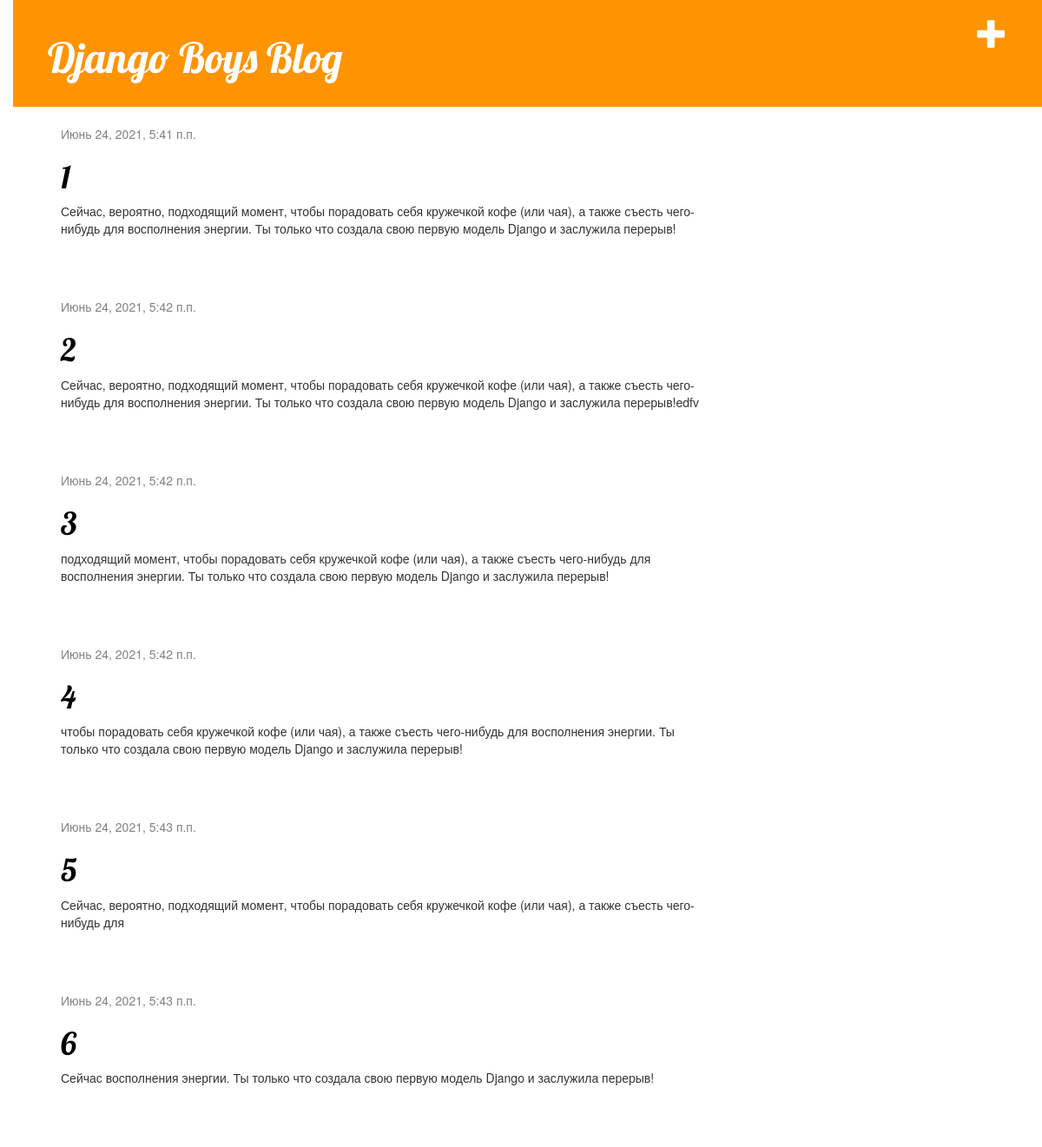
The page / on the database its author committed.
### blog/models.py (models this page shows, shortened)
class Post(models.Model):
    author = models.ForeignKey(settings.AUTH_USER_MODEL, on_delete=models.CASCADE)
    title = models.CharField(max_length=200)
    text = models.TextField()
    created_date = models.DateTimeField(default=timezone.now)
    published_date = models.DateTimeField(blank=True, null=True)

### blog/views.py (the view)
# urls.py: path('', views.post_list, name='post_list'),
def post_list(request):
    posts = Post.objects.filter(published_date__lte=timezone.now()).order_by('published_date')
    return render(request, 'blog/post_list.html', {'posts': posts})

### blog/templates/blog/post_list.html
{% extends 'blog/base.html' %}
{% block content %}
    {% for post in posts %}
        <div class="post">
            <div class="date">
                {{ post.published_date }}
            </div>
           <h1><a href="{% url 'post_detail' pk=post.pk %}">{{ post.title }}</a></h1>
            <p>{{ post.text|linebreaksbr }}</p>
        </div>
    {% endfor %}
{% endblock %}

### blog/templates/blog/base.html (shortened to what this page needs)
{% load static %}
<html>
<head>
    <link rel="stylesheet" href="//maxcdn.bootstrapcdn.com/bootstrap/3.2.0/css/bootstrap.min.css">
    <link rel="stylesheet" href="//maxcdn.bootstrapcdn.com/bootstrap/3.2.0/css/bootstrap-theme.min.css">
    <link rel="stylesheet" href="{% static 'css/blog.css' %}">
</head>
<body>
    <div class="page-header">
        <a href="{% url 'post_new' %}" class="top-menu"><span class="glyphicon glyphicon-plus"></span></a>
        <h1><a href="/">Django Boys Blog</a></h1>
    </div>
    <div class="content container">
        <div class="row">
            <div class="col-md-8">
            {% block content %}
            {% endblock %}
            </div>
        </div>
    </div>
</body>
</html>

### blog/static/css/blog.css (style rules this page uses)
h1 a { color: #FCA205; font-family: 'Lobster'; }
body { padding-left: 15px; }
.page-header { background-color: #ff9400; margin-top: 0; padding: 20px 20px 20px 40px; }
.page-header h1, .page-header h1 a, .page-header h1 a:visited, .page-header h1 a:active { color: #ffffff; font-size: 36pt; text-decoration: none; }
.content { margin-left: 40px; }
h1, h2, h3, h4 { font-family: 'Lobster', cursive; }
.date { color: #828282; }
.top-menu, .top-menu:hover, .top-menu:visited { color: #ffffff; float: right; font-size: 26pt; margin-right: 20px; }
.post { margin-bottom: 70px; }
.post h1 a, .post h1 a:visited { color: #000000; }

### rows shown on the page
Post: published_date "Июнь 24, 2021, 5:41 п.п.", title "1", text "Сейчас, вероятно, подходящий момент, чтобы порадовать себя кружечкой кофе (или чая), а также съесть чего-нибудь для восполнения энергии. Ты только что создала свою первую модель Django и заслужила перерыв!"
Post: published_date "Июнь 24, 2021, 5:42 п.п.", title "2", text "Сейчас, вероятно, подходящий момент, чтобы порадовать себя кружечкой кофе (или чая), а также съесть чего-нибудь для восполнения энергии. Ты только что создала свою первую модель Django и заслужила перерыв!edfv"
Post: published_date "Июнь 24, 2021, 5:42 п.п.", title "3", text "подходящий момент, чтобы порадовать себя кружечкой кофе (или чая), а также съесть чего-нибудь для восполнения энергии. Ты только что создала свою первую модель Django и заслужила перерыв!"
Post: published_date "Июнь 24, 2021, 5:42 п.п.", title "4", text "чтобы порадовать себя кружечкой кофе (или чая), а также съесть чего-нибудь для восполнения энергии. Ты только что создала свою первую модель Django и заслужила перерыв!"
Post: published_date "Июнь 24, 2021, 5:43 п.п.", title "5", text "Сейчас, вероятно, подходящий момент, чтобы порадовать себя кружечкой кофе (или чая), а также съесть чего-нибудь для"
Post: published_date "Июнь 24, 2021, 5:43 п.п.", title "6", text "Сейчас восполнения энергии. Ты только что создала свою первую модель Django и заслужила перерыв!"
